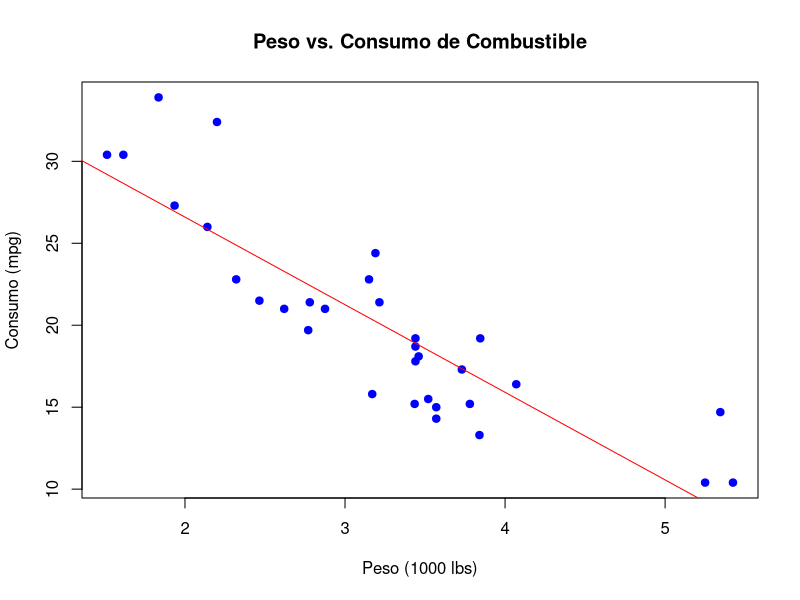

Generate this figure with R:
# Cargar el conjunto de datos
data(mtcars)

# Resumen de los datos
summary(mtcars)

# Gráfica de dispersión entre el peso del automóvil y el consumo de combustible
plot(mtcars$wt, mtcars$mpg, 
     main = "Peso vs. Consumo de Combustible",
     xlab = "Peso (1000 lbs)",
     ylab = "Consumo (mpg)",
     pch = 19, col = "blue")

# Ajuste de un modelo lineal
modelo <- lm(mpg ~ wt, data = mtcars)
abline(modelo, col = "red")

# Resumen del modelo
summary(modelo)
